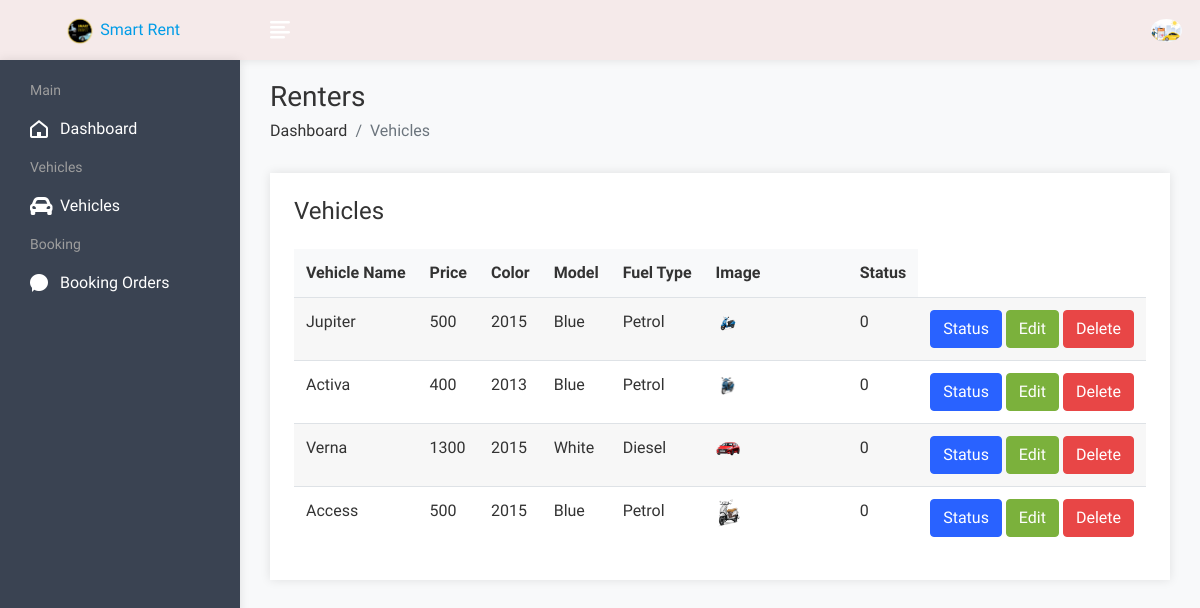
The app's page /renter/viewvehicle.php (signed in) with its own data.
### tables this page shows
CREATE TABLE `vehicles` (
  `vid` int(100) NOT NULL,
  `rid` int(100) NOT NULL,
  `name` varchar(30) NOT NULL,
  `price` varchar(30) NOT NULL,
  `model` varchar(20) NOT NULL,
  `color` varchar(20) NOT NULL,
  `fuel_type` varchar(10) NOT NULL,
  `img` varchar(100) NOT NULL,
  `status` int(11) NOT NULL
);

### renter/viewvehicle.php (the view, shortened to what this page needs)
<?php
$rid=$_SESSION['renter_id'];
?>
<!DOCTYPE html>
<html lang="en">
<head>
        <link rel="stylesheet" href="assets/css/bootstrap.min.css">
        <link rel="stylesheet" href="assets/css/font-awesome.min.css">
        <link rel="stylesheet" href="assets/css/feathericon.min.css">
		<link rel="stylesheet" href="assets/plugins/datatables/dataTables.bootstrap4.min.css">
		<link rel="stylesheet" href="assets/plugins/datatables/responsive.bootstrap4.min.css">
		<link rel="stylesheet" href="assets/plugins/datatables/select.bootstrap4.min.css">
		<link rel="stylesheet" href="assets/plugins/datatables/buttons.bootstrap4.min.css">
        <link rel="stylesheet" href="assets/css/style.css">
    </head>
    <body>
				<?php include("header.php"); ?>
            <div class="page-wrapper">
                <div class="content container-fluid">
					<div class="page-header">
						<div class="row">
							<div class="col">
								<h3 class="page-title">Renters</h3>
								<ul class="breadcrumb">
									<li class="breadcrumb-item"><a href="dashboard.php">Dashboard</a></li>
									<li class="breadcrumb-item active">Vehicles</li>
								</ul>
							</div>
						</div>
					</div>
					<div class="row">
                            <div class="col-12">
                                <div class="card">
                                    <div class="card-body">
                                        <h4 class="header-title mt-0 mb-4">Vehicles</h4>
                                        <table id="datatable-buttons" class="table table-striped dt-responsive nowrap">
                                            <thead>
                                                <tr>
                                                    <th>Vehicle Name</th>
													<th>Price</th>
                                                    <th>Color</th>
													<th>Model</th>
													<th>Fuel Type</th>
													<th>Image</th>
													<th>Status</th>
                                                </tr>
                                            </thead>
                                            <tbody>
												<?php
													$query=mysqli_query($con,"select * from vehicles WHERE  rid=$rid ");
													while($row=mysqli_fetch_row($query))
													{
												?>
                                                <tr>
                                                    <td><?php echo $row['2']; ?></td>
                                                    <td><?php echo $row['3']; ?></td>
													<td><?php echo $row['4']; ?></td>
													<td><?php echo $row['5']; ?></td>
													<td><?php echo $row['6']; ?></td>
													<td><img src="renters/<?php echo $row['7']; ?>" alt="" width="20%"></td>
													<td><?php echo $row['8']; ?></td>
													<td> <a href="vehiclestatus.php?id=<?php echo $row['0'];?>"><button class="btn btn-primary">Status</button></a>
														<a href="vehicleedit.php?id=<?php echo $row['0'];?>"><button class="btn btn-success">Edit</button></a>
                                                    <a href="vehicledelete.php?id=<?php echo $row['0'];?>"><button class="btn btn-danger">Delete</button></a></td>
                                                </tr>
                                               <?php
												}
												?>
                                            </tbody>
                                        </table>
                                    </div>
                                </div>
                            </div>
                        </div>
				</div>
			</div>
    </body>
</html>

### records on screen
vehicles: name "Jupiter", price "500", model "2015", color "Blue", fuel_type "Petrol", img (picture), status "0"
vehicles: name "Activa", price "400", model "2013", color "Blue", fuel_type "Petrol", img (picture), status "0"
vehicles: name "Verna", price "1300", model "2015", color "White", fuel_type "Diesel", img (picture), status "0"
vehicles: name "Access", price "500", model "2015", color "Blue", fuel_type "Petrol", img (picture), status "0"
